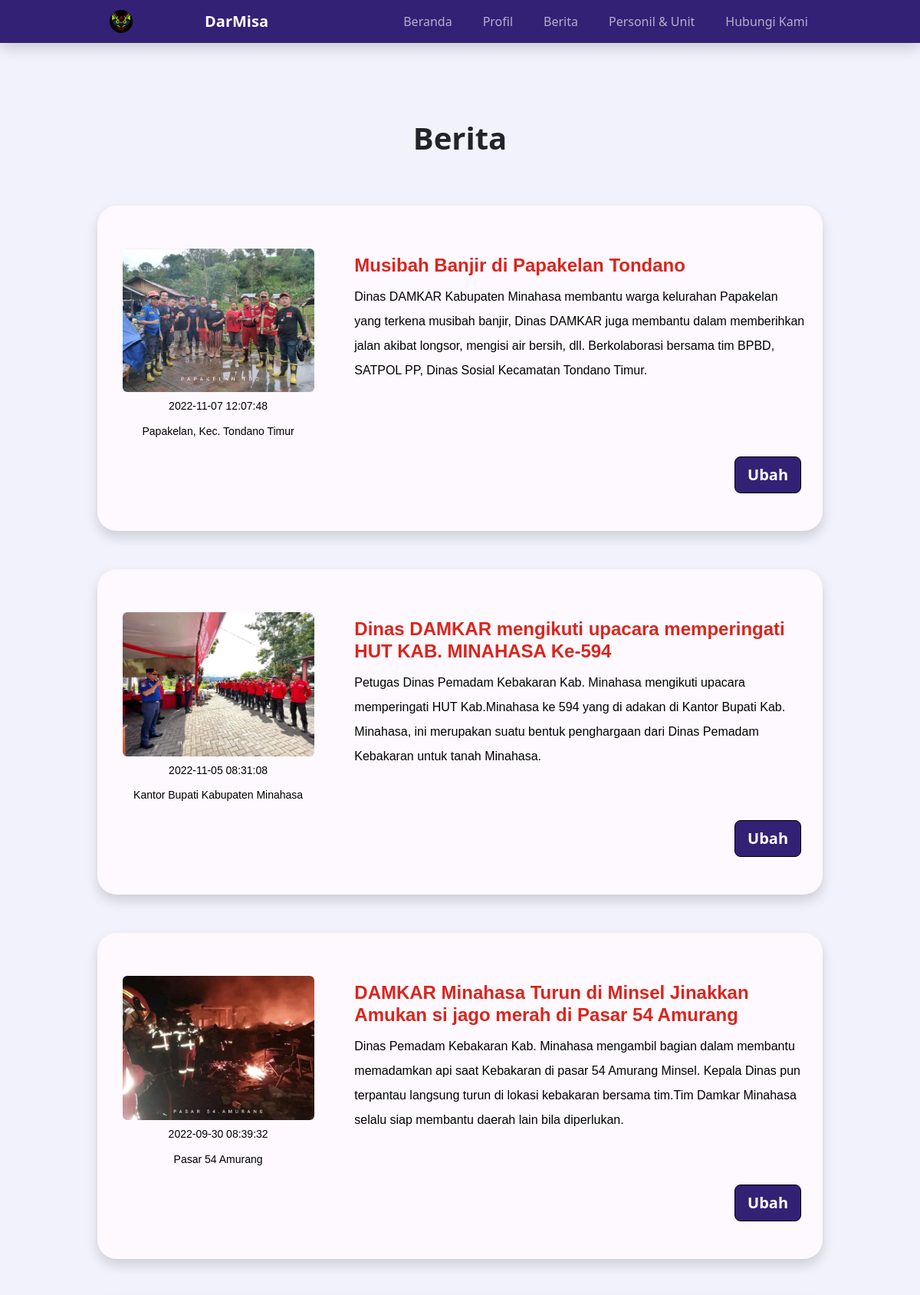
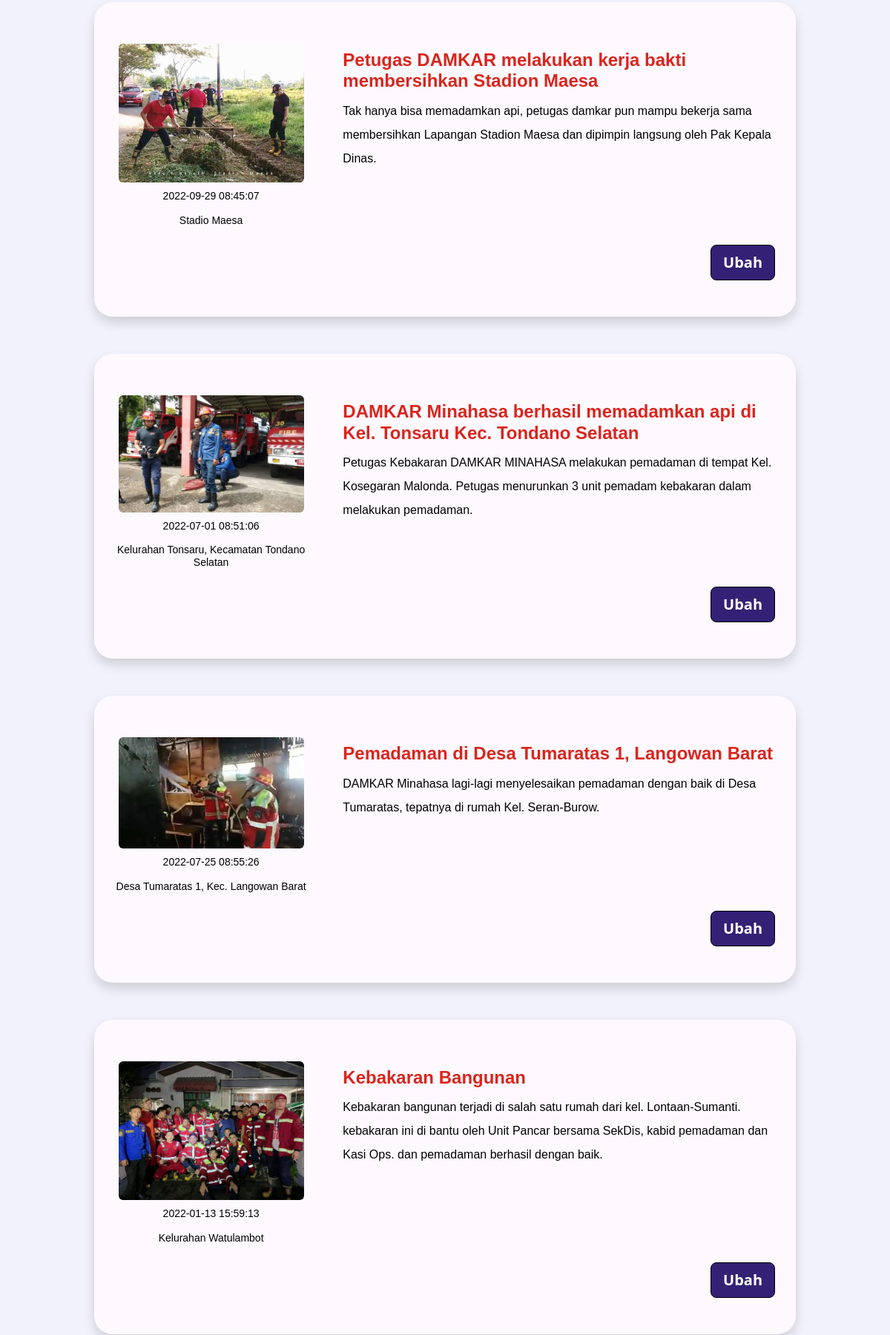
Page /berita.php (upper part) on the committed database (2 pictures, top to bottom).
### tables this page shows
CREATE TABLE `berita` (
  `id` int(11) NOT NULL,
  `judul` varchar(100) NOT NULL,
  `tempat_kejadian` varchar(100) NOT NULL,
  `tanggal` datetime NOT NULL,
  `isi_berita` text NOT NULL,
  `publish_id` int(11) DEFAULT 1,
  `photo_link` varchar(100) NOT NULL
);

### berita.php (the view, shortened to what this page needs)
<?php
include_once 'koneksi.php';
?>
<!DOCTYPE html>
<html lang="en">
<head>
    <link rel="stylesheet" href="./dist/css/berita.css">
    <link rel="stylesheet" href="https://cdn.jsdelivr.net/npm/bootstrap-icons@1.9.1/font/bootstrap-icons.css">
    <link href="https://cdn.jsdelivr.net/npm/bootstrap@5.2.2/dist/css/bootstrap.min.css" rel="stylesheet">
    <link href="/docs/5.2/dist/css/bootstrap.min.css" rel="stylesheet">
</head>
<body style="background-color: #f2f2fc;">
    <nav class="navbar navbar-expand-lg shadow sticky-top" style="background-color:rgb(51, 33, 117);">
        <div class="container justify-content-between">
            <a class="navbar-brand navbar-dark d-flex  align-items-center text-white  ms-sm-3 col-6 col-md-4 me-6" aria-label="Bootstrap" href="#"></svg><img class="logo-darmisa text-dark rounded-circle" src="./image/logo_DarMisa.jpg" alt="" title="DarMisa"><span class="fw-bold" style="margin-left: 80px; margin-right: 80px;">DarMisa</span></a>
            <div class="collapse navbar-collapse text-center" id="navbarNav">
                <ul class="navbar-nav mx-auto">
                    <li class="nav-item me-4">
                        <a class="nav-link" aria-current="page" href="./home.php">Beranda</a>
                    </li>
                    <li class="nav-item me-4">
                        <a class="nav-link" aria-current="page" href="./profil.php">Profil</a>
                    </li>
                    <li class="nav-item me-4">
                        <a class="nav-link" aria-current="page" href="./berita.php">Berita</a>
                    </li>
                    <li class="nav-item me-4">
                        <a class="nav-link" aria-current="page" href="./personil.php">Personil & Unit</a>
                    </li>
                    <li class="nav-item me-4">
                        <a class="nav-link" aria-current="page" href="./kontak.html">Hubungi Kami</a>
                    </li>
                </ul>
            </div>
        </div>
    </nav>
        <h1 class="text-center fw-bold mb-5" style="margin-top: 100px;">Berita</h1>
    <section class="box pt-3 pb-4">
        <div class="container">
            <div class="row">
                <?php
                    $sql = "SELECT * FROM berita";
                    $berita = [];
                    if ($result = mysqli_query($con, $sql)) {
                        while ($row = mysqli_fetch_assoc($result)) {
                            $berita[] = $row;
                        }
                    }
                    if ($result = mysqli_query($con, $sql)) {
                        while ($row = mysqli_fetch_row($result)) {
                ?>
                <?php foreach ($berita as $row): ?>
                <div id="berita1" class="box-box shadow mx-auto py-5" style="margin-bottom: 50px; border-radius: 25px; background-color: rgb(218, 37, 29); background-color: #fdf9ff;" >
                    <div class="row" style="text-decoration: none;">
                        <div class="col-md-4 col-sm-12 position-relative">
                            <div class="p-2 text-center">
                                <h1 class="text-gradient">
                                    <a href="data-kebakaran.html" class="text-light" style="text-decoration: none;">
                                        <img src="./image/<?=$row['photo_link']?>" class="rounded text-start" style="width: 250px;" alt="" >
                                        <p class="" style="font-size: 14px; margin-top: 10px; font-family: sans-serif; color: rgba(198, 196, 196, 1); color: black;"><?= $row['tanggal'];?></p>
                                        <p class="" style="font-size: 14px; margin-top: 10px; font-family: sans-serif; color: rgba(198, 196, 196, 1); color: black;" ><?= $row['tempat_kejadian'];?></p>
                                    </a>
                                </h1>
                            </div>
                        </div>
                        <div class="col-md-8 col-sm-12 position-relative">
                            <div class="p-2">
                                <h1 class="text-gradient">
                                    <a href="#" class="text-light" style="text-decoration: none;">
                                        <p class="mt-2 mb-0" style="font-size: 24px; font-family: sans-serif; font-weight: 600; color: rgb(218, 37, 29);"><?= $row['judul'];?></p>
                                        <p class="lh-lg mb-0" style="font-size: 16px; margin-top: 10px; font-family: sans-serif; color: rgba(198, 196, 196, 1); color: black;"><?= $row['isi_berita'];?></p>
                                    </a>
                                </h1>
                            </div>
                        </div>
                        <p class="lead text-end">
                            <a href="./update.php?id=<?= $row['id'] ?>" class="btn btn-lg btn-secondary fw-bold border-black me-3"  style="margin-bottom: -15px; color: white; background-color:rgb(51, 33, 117);">Ubah</a>
                        </p>
                    </div>
                </div>
                <?php endforeach;?>
                <?php
                    }
                }
                ?>
            </div>
        </div>
    </section>
</body>
</html>

### rows in the picture
berita: photo_link (picture), tanggal "2022-11-07 12:07:48", tempat_kejadian "Papakelan, Kec. Tondano Timur", judul "Musibah Banjir di Papakelan Tondano", isi_berita "Dinas DAMKAR Kabupaten Minahasa membantu warga kelurahan Papakelan yang terkena musibah banjir, Dinas DAMKAR juga membantu dalam memberihkan jalan akibat longsor, mengisi air bersih, dll. Berkolaborasi bersama tim BPBD, SATPOL PP, Dinas Sosial Kecamatan Tondano Timur."
berita: photo_link (picture), tanggal "2022-11-05 08:31:08", tempat_kejadian "Kantor Bupati Kabupaten Minahasa", judul "Dinas DAMKAR mengikuti upacara memperingati HUT KAB. MINAHASA Ke-594", isi_berita "Petugas Dinas Pemadam Kebakaran Kab. Minahasa mengikuti upacara memperingati HUT Kab.Minahasa ke 594 yang di adakan di Kantor Bupati Kab. Minahasa, ini merupakan suatu bentuk penghargaan dari Dinas Pemadam Kebakaran untuk tanah Minahasa."
berita: photo_link (picture), tanggal "2022-09-30 08:39:32", tempat_kejadian "Pasar 54 Amurang", judul "DAMKAR Minahasa Turun di Minsel Jinakkan Amukan si jago merah di Pasar 54 Amurang", isi_berita "Dinas Pemadam Kebakaran Kab. Minahasa mengambil bagian dalam membantu memadamkan api saat Kebakaran di pasar 54 Amurang Minsel. Kepala Dinas pun terpantau langsung turun di lokasi kebakaran bersama tim.Tim Damkar Minahasa selalu siap membantu daerah lain bila diperlukan."
berita: photo_link (picture), tanggal "2022-09-29 08:45:07", tempat_kejadian "Stadio Maesa", judul "Petugas DAMKAR melakukan kerja bakti membersihkan Stadion Maesa", isi_berita "Tak hanya bisa memadamkan api, petugas damkar pun mampu bekerja sama membersihkan Lapangan Stadion Maesa dan dipimpin langsung oleh Pak Kepala Dinas."
berita: photo_link (picture), tanggal "2022-07-01 08:51:06", tempat_kejadian "Kelurahan Tonsaru, Kecamatan Tondano Selatan", judul "DAMKAR Minahasa berhasil memadamkan api di Kel. Tonsaru Kec. Tondano Selatan", isi_berita "Petugas Kebakaran DAMKAR MINAHASA melakukan pemadaman di tempat Kel. Kosegaran Malonda. Petugas menurunkan 3 unit pemadam kebakaran dalam melakukan pemadaman."
berita: photo_link (picture), tanggal "2022-07-25 08:55:26", tempat_kejadian "Desa Tumaratas 1, Kec. Langowan Barat", judul "Pemadaman di Desa Tumaratas 1, Langowan Barat", isi_berita "DAMKAR Minahasa lagi-lagi menyelesaikan pemadaman dengan baik di Desa Tumaratas, tepatnya di rumah Kel. Seran-Burow."
berita: photo_link (picture), tanggal "2022-01-13 15:59:13", tempat_kejadian "Kelurahan Watulambot", judul "Kebakaran Bangunan", isi_berita "Kebakaran bangunan terjadi di salah satu rumah dari kel. Lontaan-Sumanti. kebakaran ini di bantu oleh Unit Pancar bersama SekDis, kabid pemadaman dan Kasi Ops. dan pemadaman berhasil dengan baik."
